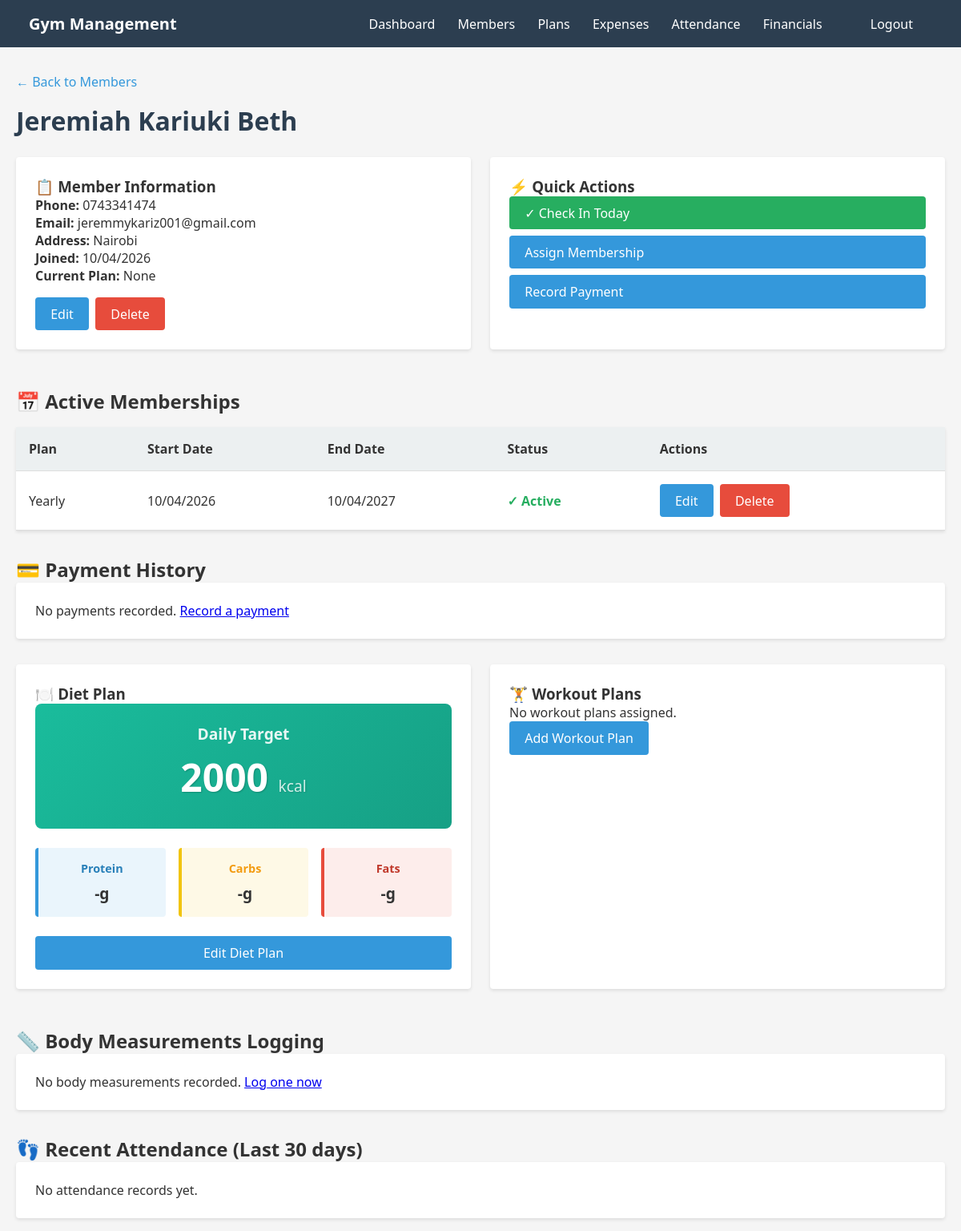
Before: /members/10/ (signed in) with the older database file.
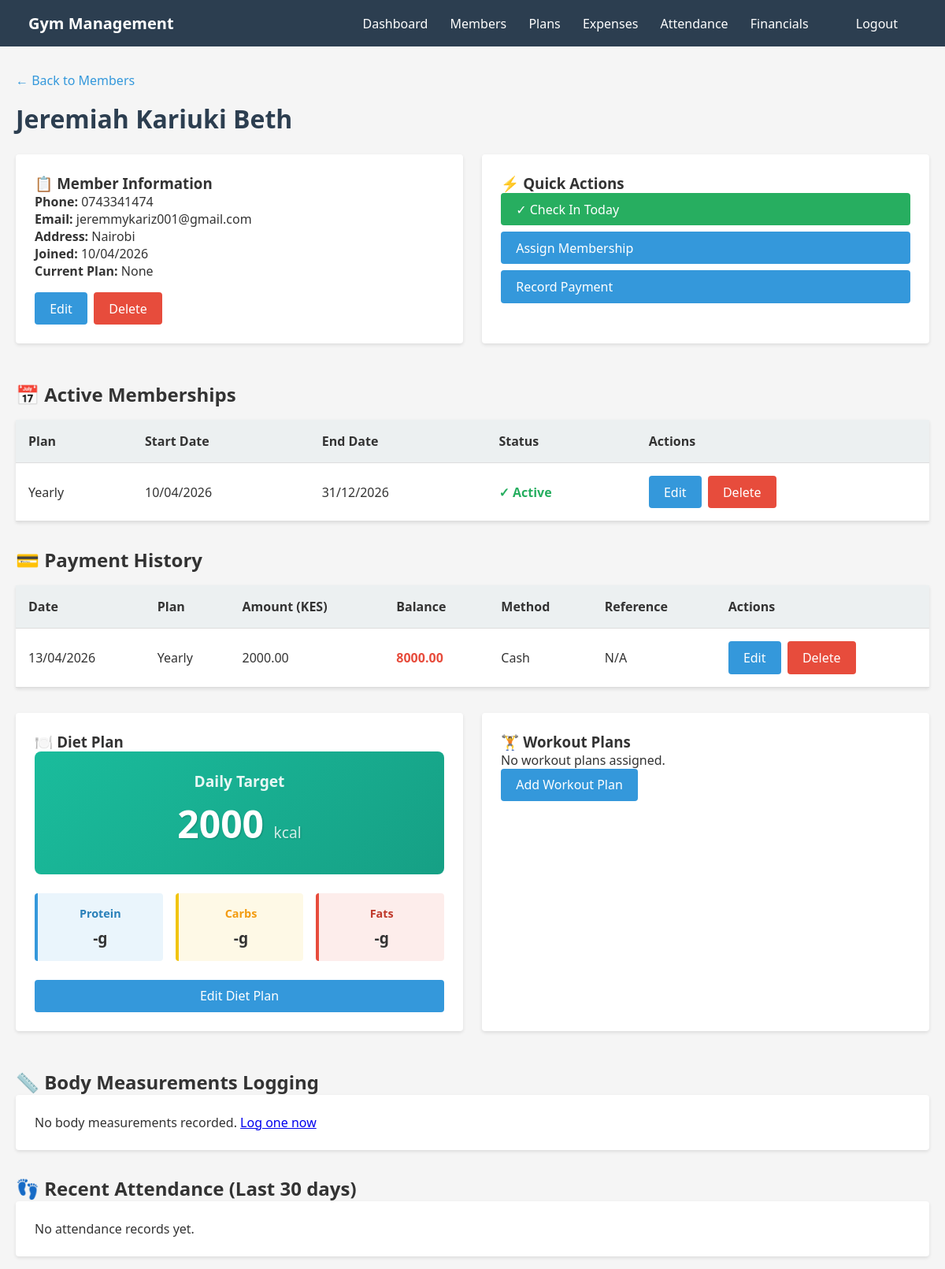
After: the same page with the newer database file.
### base/gym/models.py (models this page shows, shortened)
class Membership(models.Model):
    member = models.ForeignKey(Member, on_delete=models.CASCADE, related_name="memberships")
    plan = models.ForeignKey(MembershipPlan, on_delete=models.PROTECT)
    start_date = models.DateField(default=timezone.now)
    end_date = models.DateField(blank=True, null=True)
    is_active = models.BooleanField(default=True, db_index=True)

class MembershipPlan(models.Model):
    name = models.CharField(max_length=60)
    price = models.DecimalField(max_digits=10, decimal_places=2)
    duration_days = models.PositiveIntegerField()

class Payment(models.Model):
    member = models.ForeignKey(Member, on_delete=models.CASCADE, related_name="payments")
    Membership = models.ForeignKey(Membership, on_delete=models.SET_NULL, null=True, blank=True)
    amount = models.DecimalField(max_digits=10, decimal_places=2)
    paid_on = models.DateTimeField(default=timezone.now, db_index=True)
    method = models.CharField(max_length=30, default="Cash")
    reference = models.CharField(max_length=60, blank=True)
    date = models.DateField(default=timezone.now, db_index=True)
    @property
    def plan_name(self):
        if self.Membership and self.Membership.plan:
            return self.Membership.plan.name
        return "N/A"
    @property
    def balance(self):
        if self.Membership and self.Membership.plan:
            total_paid = Payment.objects.filter(
                Membership=self.Membership,
                id__lte=self.id
            ).aggregate(total=models.Sum('amount'))['total'] or 0
            return self.Membership.plan.price - total_paid
        return 0

### base/gym/views/members.py (the view)
# urls.py: path("members/<int:member_id>/", views.member_detail, name="member_detail"),
@login_required
def member_detail(request, member_id):
    member = get_object_or_404(Member, id=member_id)
    memberships = member.memberships.all()
    payments = member.payments.all()
    attendance = member.attedance_set.all().order_by("-date")[:30]
    measurements = member.measurements.all().order_by("-date")
    try:
        diet_plan = member.diet_plan
    except DietPlan.DoesNotExist:
        diet_plan = None
    workout_plans = member.workout_plans.all()
    return render(
        request,
        "gym/member_detail.html",
        {
            "member": member,
            "memberships": memberships,
            "payments": payments,
            "attendance": attendance,
            "measurements": measurements,
            "diet_plan": diet_plan,
            "workout_plans": workout_plans,
        },
    )

### base/templates/gym/member_detail.html (shortened to what the changed rows need)
{% extends 'gym/base.html' %}
{% block content %}
<h1>{{ member.full_name }}</h1>
<h2>📅 Active Memberships</h2>
{% if memberships %}
<table>
    <thead>
        <tr>
            <th>Plan</th>
            <th>Start Date</th>
            <th>End Date</th>
            <th>Status</th>
            <th>Actions</th>
        </tr>
    </thead>
    <tbody>
        {% for m in memberships %}
        <tr>
            <td>{{ m.plan.name }}</td>
            <td>{{ m.start_date|date:"d/m/Y" }}</td>
            <td>{{ m.end_date|date:"d/m/Y" }}</td>
            <td>
                {% if m.is_active %}
                <span style="color: #27ae60; font-weight: bold;">✓ Active</span>
                {% else %}
                <span style="color: #e74c3c;">Inactive</span>
                {% endif %}
            </td>
            <td>
                <div class="actions">
                    <a href="{% url 'membership_edit' m.id %}" class="btn">Edit</a>
                    <a href="{% url 'membership_delete' m.id %}" class="btn btn-danger">Delete</a>
                </div>
            </td>
        </tr>
        {% endfor %}
    </tbody>
</table>
{% else %}
<div class="card">
    <p>No active memberships. <a href="{% url 'assign_membership' member.id %}">Assign one now</a></p>
</div>
{% endif %}
<h2 style="margin-top: 2rem;">💳 Payment History</h2>
{% if payments %}
<table>
    <thead>
        <tr>
            <th>Date</th>
            <th>Plan</th>
            <th>Amount (KES)</th>
            <th>Balance</th>
            <th>Method</th>
            <th>Reference</th>
            <th>Actions</th>
        </tr>
    </thead>
    <tbody>
        {% for p in payments %}
        <tr>
            <td>{{ p.date|date:"d/m/Y" }}</td>
            <td>{{ p.plan_name }}</td>
            <td>{{ p.amount }}</td>
            <td>
                {% if p.balance > 0 %}
                <span style="color: #e74c3c; font-weight: bold;">{{ p.balance }}</span>
                {% else %}
                <span style="color: #27ae60; font-weight: bold;">{{ p.balance }}</span>
                {% endif %}
            </td>
            <td>{{ p.method }}</td>
            <td>{{ p.reference|default:"N/A" }}</td>
            <td>
                <div class="actions">
                    <a href="{% url 'payment_edit' p.id %}" class="btn">Edit</a>
                    <a href="{% url 'payment_delete' p.id %}" class="btn btn-danger">Delete</a>
                </div>
            </td>
        </tr>
        {% endfor %}
    </tbody>
</table>
{% else %}
<div class="card">
    <p>No payments recorded. <a href="{% url 'record_payment' member.id %}">Record a payment</a></p>
</div>
{% endif %}
<h2 style="margin-top: 2rem;">📏 Body Measurements Logging</h2>
<h2 style="margin-top: 2rem;">👣 Recent Attendance (Last 30 days)</h2>
{% endblock %}

Changed rows visible on the page:
changed Membership "Yearly": end_date "10/04/2027" → "31/12/2026"
added Payment: date "13/04/2026", plan_name "Yearly", amount "2000.00", balance "8000.00", method "Cash", reference "N/A"
Other visible differences:
text no longer shown: "No payments recorded. Record a payment"
text now shown: "Date Plan Amount (KES) Balance Method Reference Actions"
